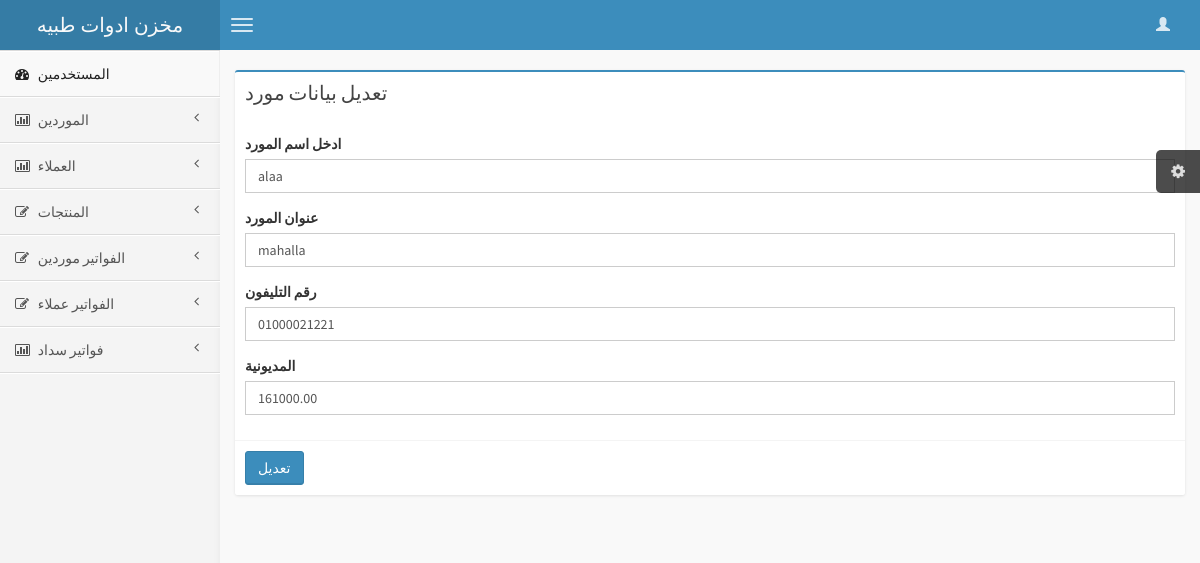
The app's page /editsupplier.php?id=1 (signed in) with its own data.
### tables this page shows
CREATE TABLE IF NOT EXISTS `suppliers` (
  `id` int(11) NOT NULL AUTO_INCREMENT,
  `supplier_name` text NOT NULL,
  `address` text NOT NULL,
  `phone` varchar(100) NOT NULL,
  `debts` decimal(10,2) NOT NULL,
  PRIMARY KEY (`id`)
);

### editsupplier.php (the view, shortened to what this page needs)
<?php require 'sidebar.php'; ?>
<section class="content">
<div class="row">
<div class="col-md-12">
	<div class="box box-primary">
		<div class="box-header">
			<h3 class="box-title">تعديل بيانات مورد</h3>
		</div>
		<?php
		if (isset($_GET['id'])) {
		 $id=$_GET['id'];
		 }
		 require 'connection.php';
		 $sql="SELECT * FROM suppliers WHERE id=$id ";
		 $query=$conn->query($sql);
		 $result=$query->fetch(PDO::FETCH_ASSOC);
		 extract($result);
		 ?>
		<form role="form" action="updatesupplier.php<?php echo "?id=$id"; ?>" method="post" >
			<div class="box-body">
				<div class="form-group">
					<label for="exampleInputEmail1">ادخل اسم المورد</label>
					<input type="text" name="name" value="<?php echo "$supplier_name"; ?>" class="form-control" id="exampleInputEmail1" placeholder="اسم المورد">
				</div>
				<div class="form-group">
					<label for="exampleInputPassword1">عنوان المورد</label>
					<input type="text" name="address" value="<?php echo "$address"; ?>" class="form-control" id="exampleInputPassword1" placeholder="العنوان">
				</div>
				<div class="form-group">
					<label for="exampleInputPassword1">رقم التليفون</label>
					<input type="text" name="phone" value="<?php echo "$phone"; ?>" class="form-control" id="exampleInputPassword1" placeholder="التليفون">
				</div>
				<div class="form-group">
					<label for="exampleInputPassword1">المديونية</label>
					<input type="text" name="debts" value="<?php echo "$debts"; ?>" class="form-control" id="exampleInputPassword1" placeholder="ادخل مستحقات هذا المورد">
				</div>
			</div>
			<div class="box-footer">
				<button type="submit" name="submit" class="btn btn-primary">تعديل</button>
			</div>
		</form>
	</div>
</div>
</div>
</section>
<?php require 'footer.php'; ?>

### records on screen
suppliers: name "alaa", address "mahalla", phone "01000021221", debts "161000.00"
